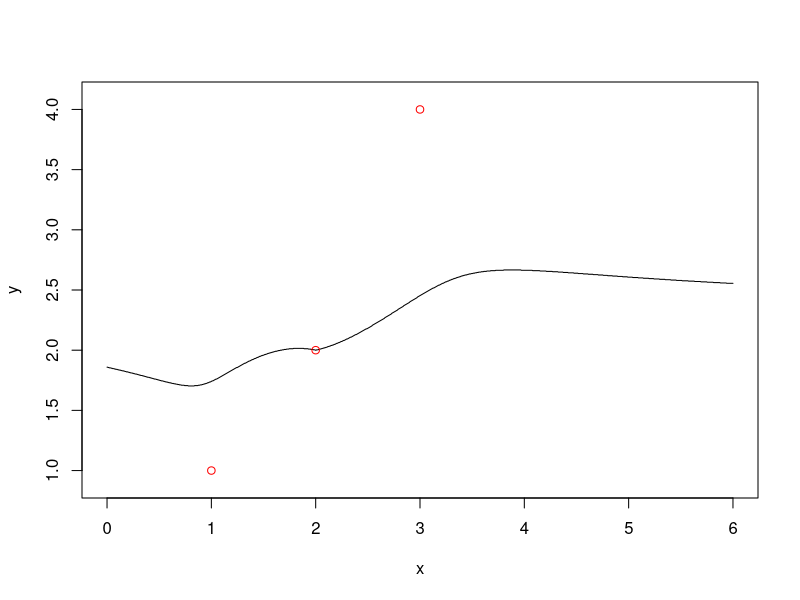

This chart was generated by the following R code:
uwiklana <- function(X){
  stopifnot(ncol(X)==2)
  g <- function(x, y){
    suma <- 0
    for(i in 1:nrow(X)){
      e1 <- y - X[i, 2]
      suma <- suma + e1/sqrt((x-X[i,1])^2+(y-X[i,2])^2)
    }
    suma
  }
  g
}

test <- matrix(c(1, 1, 2, 2, 3, 4), ncol = 2, byrow = TRUE)
k <- uwiklana(test)
p <- 0:999/(999/(max(test[,2])-min(test[,2])))+min(test[,2])
x <- (0:1000/(1000/(3*(max(test[,1])-min(test[,1])))))
y <- rep(0, times = length(x))
for(i in 1:length(x)){
  l <- abs(k(x[i], p))
  k(0, 0)
  l[is.nan(l)] <- Inf
  y[i] <- p[which(l==min(l))][1]
  }
plot(x, y, typ="l", ylim=c(-0.1+min(test[,2]), max(test[,2])+0.1))
points(test, col="red")

